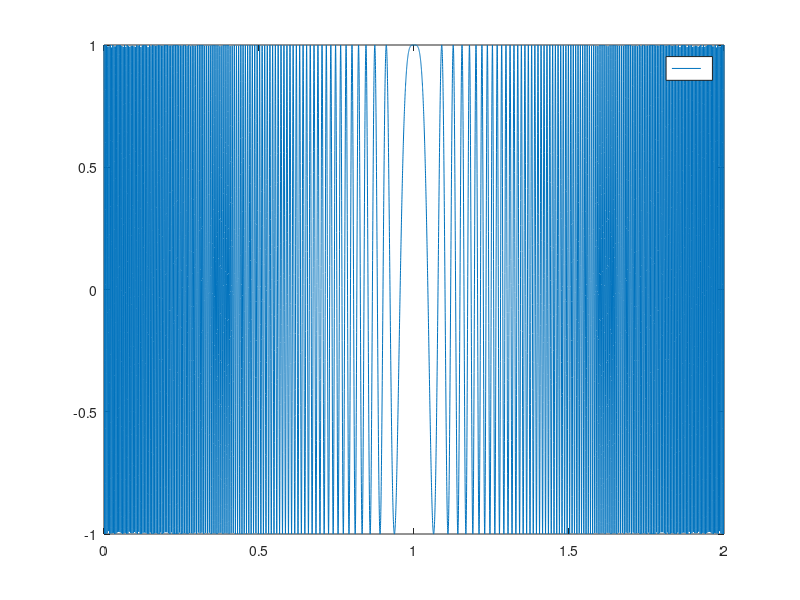
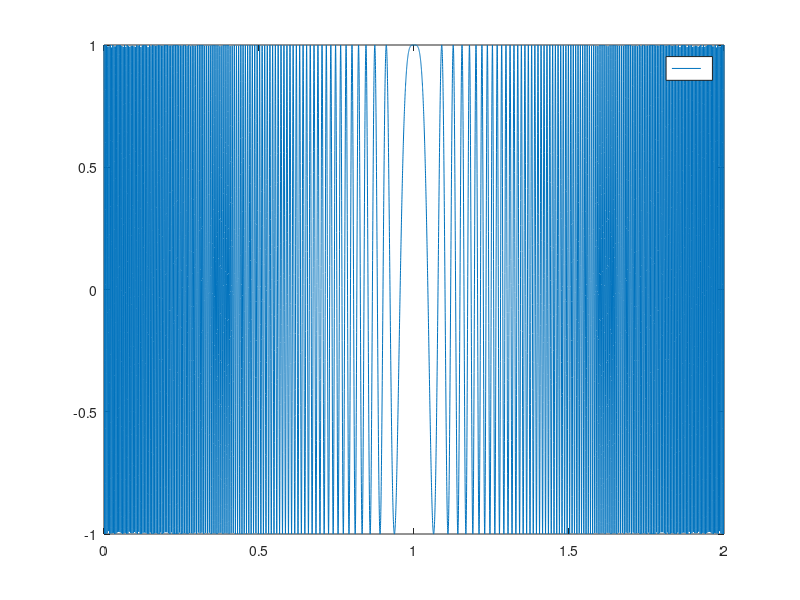
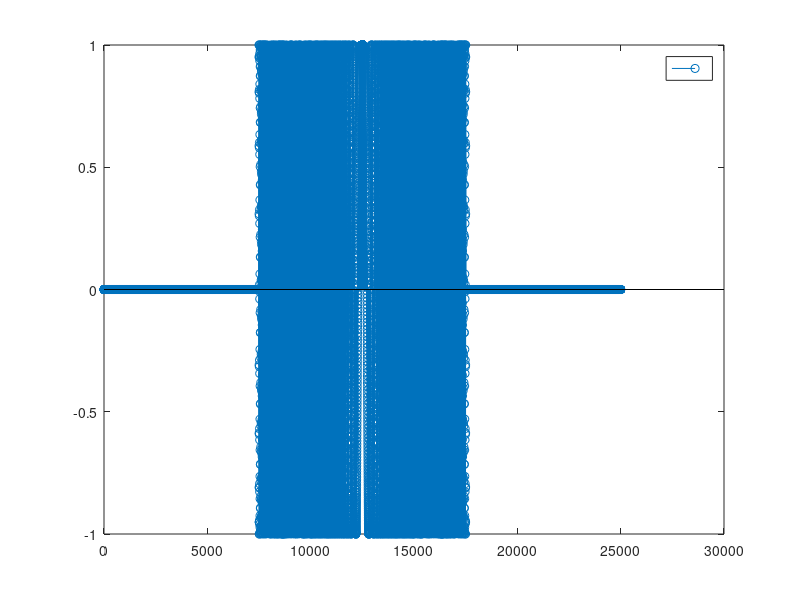
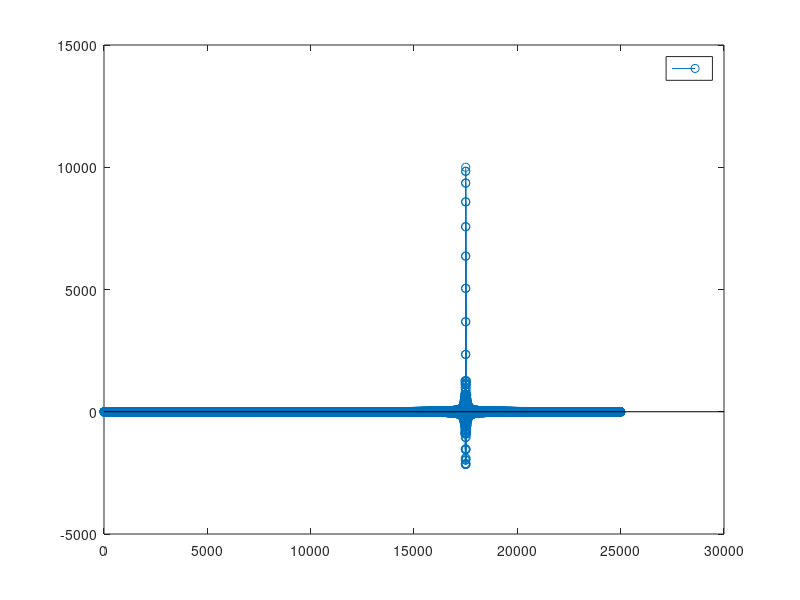

The MATLAB source for these figures, in order:
clear; clc; close all;


Tp = 2;
W = 5e2 ;
taup = 1;
fs = max(100,10*W);
t = (0:1/fs:Tp)';


s = exp(1i*2*pi*(-t*W/2+(W/(2*Tp))*t.^2));


figure();
grid on; grid minor; box on;
plot(t,real(s))
xlabel('');
ylabel('');
title('');
legend('','');


% s = s/sqrt(s'*s);
figure();
grid on; grid minor; box on;
plot(t,s)
xlabel('');
ylabel('');
title('');
legend('','');

x = [zeros(round(fs*taup*1.5),1);s;zeros(round(fs*taup*1.5),1)];

figure();
grid on; grid minor; box on;
stem(x)
xlabel('');
ylabel('');
title('');
legend('','');

y = filter(conj(s(end:-1:1)),1,x);

figure();
grid on; grid minor; box on;
stem(y)
xlabel('');
ylabel('');
title('');
legend('','');

y = y(length(s):end);

figure();
grid on; grid minor; box on;
plot(y)
xlabel('');
ylabel('');
title('');
legend('','');



tau = (0:length(y)-1)/fs;
figure()
plot(tau,abs(y))



figure();
grid on; grid minor; box on;
plot(t,real(s))
xlabel('');
ylabel('');
title('');
legend('','');

sound(real(s),fs)



%%

clear; clc; close all;
fc = 1e3;
fs = 44.1e3;
t = 0:1/fs:2;

A = 10;
B = 5e2;
tau = 1;
phi = 0;
y = A * cos(2*pi*(fc-B/2)*t+pi*(B/tau).*t.^2+phi);


figure();
grid on; grid minor; box on;
plot(t,y)
xlabel('');
ylabel('');
title('');
legend('','');
% sound(y,fs)


%%

clear; clc; close all;

fs = 5e3;
t = (0:1/fs:10)';
phi = 0;
c = 1;
f0 = 5e3;
x = sin(phi + 2*pi*(c/2*t.^2+f0*t));


figure();
grid on; grid minor; box on;
plot(t,x)
xlabel('');
ylabel('');
title('');
legend('','');
sound(x,fs)


%%
clear; clc; close all;

x = ones(10,1);
y = [zeros(10,1);x;zeros(10,1)];
figure()
stem(y,'filled')

[y_cor,lags] = xcorr(y);

n = pow2(nextpow2(length(y)));
Y = fft(y,n);

f = (-n/2:n/2-1)/n;
% Y = fftshift(Y);
power = abs(Y).^2/n;

figure()
plot(f,power)



y_corr = ifft(power);

figure()
plot(lags, y_cor)
hold on
plot(y_corr)



%%
clear; clc; close all;
x = 1:10;
X = fft(x);
y = ifft(X);

 

































